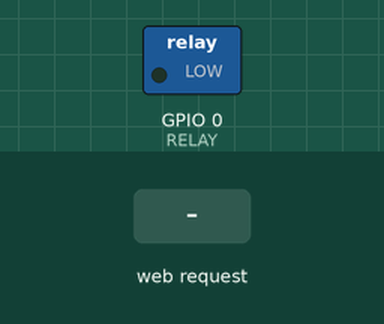
Recording of a sketch running on a simulated ESP8266 (NodeMCU). On the bench: switched loads named in the sketch (green lamp = pin HIGH). The test bench sets the inputs (shaded band). WiFi joins after 1.5 s; servers stay silent unless stated; what the sketch prints to the serial monitor is not drawn.

Above: at 2.7 s.
2.8 s: HTTP request GET /RELAY=OFF received
At 3.5 s:
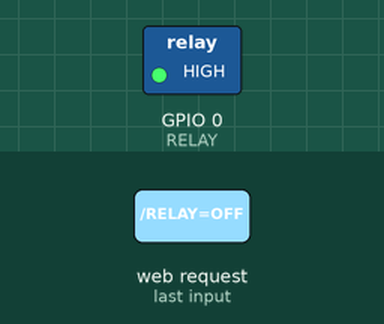
4.3 s: HTTP request GET /RELAY=ON received
At 4.6 s:
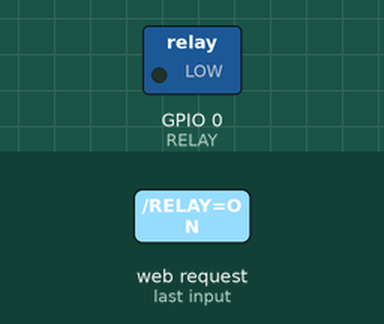
Timing chart, 0 to 7.3 s (numbered marks = the images above; inputs shaded):
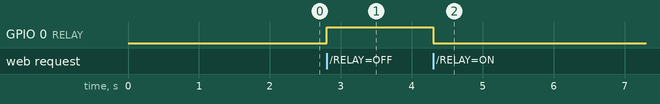

Measured:
- after the input at 2.8 s, GPIO 0 (RELAY): LOW → HIGH at once
- after the input at 4.3 s, GPIO 0 (RELAY): HIGH → LOW at once

The sketch:

ESP01_Rev1.ino
```cpp
#include <ESP8266WiFi.h>

const char* ssid = "SSID"; // fill in here your router or wifi SSID
const char* password = "Wifi Password"; // fill in here your router or wifi password
 #define RELAY 0 // relay connected to  GPIO0
WiFiServer server(80);

void setup()
{
  Serial.begin(115200); // must be same baudrate with the Serial Monitor

  pinMode(RELAY,OUTPUT);
  digitalWrite(RELAY, LOW);

  // Connect to WiFi network
  Serial.println();
  Serial.println();
  Serial.print("Connecting to ");
  Serial.println(ssid);

  WiFi.begin(ssid, password);

  while (WiFi.status() != WL_CONNECTED)
  {
    delay(500);
    Serial.print(".");
  }
  Serial.println("");
  Serial.println("WiFi connected");

  // Start the server
  server.begin();
  Serial.println("Server started");

  // Print the IP address
  Serial.print("Use this URL to connect: ");
  Serial.print("https://");
  Serial.print(WiFi.localIP());
  Serial.println("/");

}

void loop()
{
  // Check if a client has connected
  WiFiClient client = server.available();
  if (!client)
  {
    return;
  }

  // Wait until the client sends some data
  Serial.println("new client");
  while(!client.available())
  {
    delay(1);
  }

  // Read the first line of the request
  String request = client.readStringUntil('\r');
  Serial.println(request);
  client.flush();

  // Match the request
  int value = LOW;
  if (request.indexOf("/RELAY=ON") != -1)
  {
    Serial.println("RELAY=ON");
    digitalWrite(RELAY,LOW);
    value = LOW;
  }
  if (request.indexOf("/RELAY=OFF") != -1)
  {
    Serial.println("RELAY=OFF");
    digitalWrite(RELAY,HIGH);
    value = HIGH;
  }

  //Display the HTML web page
  client.println("HTTP/1.1 200 OK");
  client.println("Content-Type: text/html");
  client.println(""); //  this is a must
  client.println("<!DOCTYPE HTML>");
  client.println("<html>");
  client.println("<head><meta name=\"viewport\" content=\"width=device-width, initial-scale=1\">");
  client.println("<title>ESP8266 RELAY Control</title>");
  client.println("<style>html { font-family: Helvetica; display: inline-block; margin: 0px auto; text-align: center;}");
  client.println(".button { background-color: #195B6A; border: none; color: white; padding: 16px 40px;");
  client.println("text-decoration: none; font-size: 30px; margin: 2px; cursor: pointer;}");
  client.println(".button2 {background-color: #77878A;}</style>");
  client.println("</head>");
  client.println("<body>");
  client.println("<body>");
  client.println("<h1 align = center>ESP01 RELAY CONTROL</h1>");
  client.print("<h2 align = center>RELAY STATUS: ");

  if(value == HIGH)
  {
    client.print("OFF");
  }
  else
  {
    client.print("ON");
  }
  client.println("</h2>");
  client.println("<br>");
  client.println("<a href=\"/RELAY=ON\"><button class=\"button\">TURN ON</button></a>");
  client.println("<a href=\"/RELAY=OFF\"><button class=\"button button2\">TURN OFF</button></a><br>");
  client.println("</body>");
  client.println("</html>");

  delay(1);
  Serial.println("Client disonnected");
  Serial.println("");
}
```
